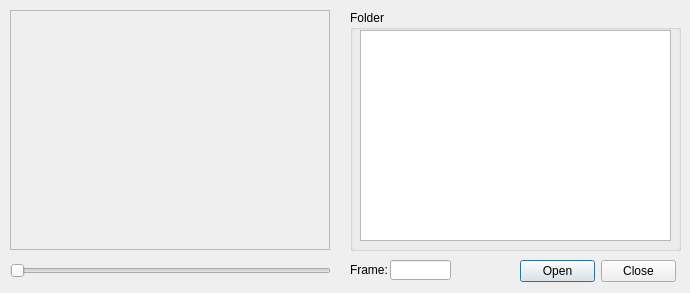
<?xml version="1.0" encoding="UTF-8"?>
<ui version="4.0">
 <class>MainWindow</class>
 <widget class="QMainWindow" name="MainWindow">
  <property name="geometry">
   <rect>
    <x>0</x>
    <y>0</y>
    <width>690</width>
    <height>293</height>
   </rect>
  </property>
  <property name="windowTitle">
   <string>Thermal Data View</string>
  </property>
  <widget class="QWidget" name="centralwidget">
   <widget class="QFrame" name="frame">
    <property name="geometry">
     <rect>
      <x>10</x>
      <y>10</y>
      <width>320</width>
      <height>240</height>
     </rect>
    </property>
    <property name="frameShape">
     <enum>QFrame::StyledPanel</enum>
    </property>
    <property name="frameShadow">
     <enum>QFrame::Raised</enum>
    </property>
   </widget>
   <widget class="QSlider" name="horizontalSlider">
    <property name="geometry">
     <rect>
      <x>10</x>
      <y>260</y>
      <width>321</width>
      <height>22</height>
     </rect>
    </property>
    <property name="orientation">
     <enum>Qt::Horizontal</enum>
    </property>
   </widget>
   <widget class="QGroupBox" name="groupBox">
    <property name="geometry">
     <rect>
      <x>350</x>
      <y>10</y>
      <width>331</width>
      <height>241</height>
     </rect>
    </property>
    <property name="title">
     <string>Folder</string>
    </property>
    <widget class="QListView" name="listView">
     <property name="geometry">
      <rect>
       <x>10</x>
       <y>20</y>
       <width>311</width>
       <height>211</height>
      </rect>
     </property>
    </widget>
   </widget>
   <widget class="QDialogButtonBox" name="buttonBox">
    <property name="geometry">
     <rect>
      <x>520</x>
      <y>260</y>
      <width>156</width>
      <height>23</height>
     </rect>
    </property>
    <property name="standardButtons">
     <set>QDialogButtonBox::Close|QDialogButtonBox::Open</set>
    </property>
   </widget>
   <widget class="QLabel" name="label">
    <property name="geometry">
     <rect>
      <x>350</x>
      <y>262</y>
      <width>41</width>
      <height>16</height>
     </rect>
    </property>
    <property name="text">
     <string>Frame:</string>
    </property>
   </widget>
   <widget class="QLineEdit" name="lineEdit">
    <property name="geometry">
     <rect>
      <x>390</x>
      <y>260</y>
      <width>61</width>
      <height>20</height>
     </rect>
    </property>
   </widget>
  </widget>
 </widget>
 <resources/>
 <connections/>
</ui>
